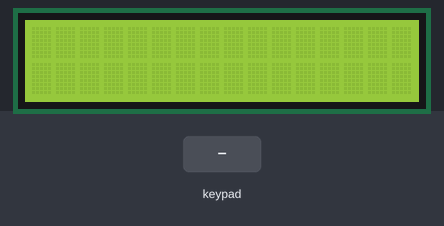
Simulated run of this sketch. Board: Arduino Mega 2560, built with avr-gcc and run on an emulated ATmega2560. Shown: 16×2 character LCD. Inputs (shaded band) come from the test bench. The audio player accepts every command and is not drawn; what the sketch prints to the serial monitor is not drawn.

Above: at 1.7 s.
1.8 s: key '1' pressed
At 2.7 s:
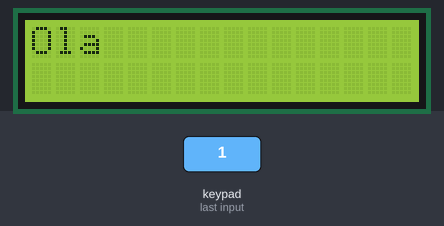
3.3 s: key '2' pressed
At 3.6 s:
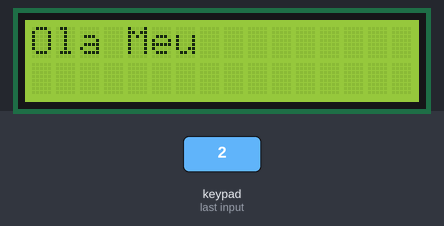
4.8 s: key '3' pressed
At 6.0 s:
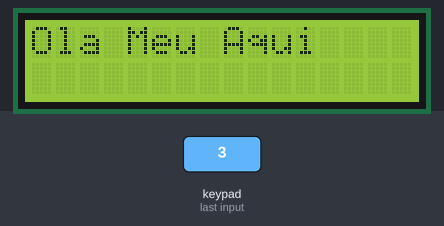
6.3 s: key 'A' pressed
At 7.5 s:
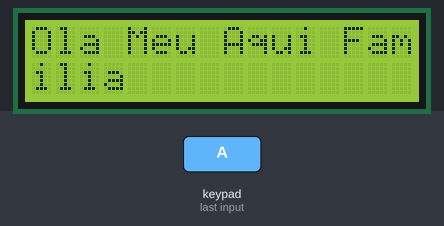
7.8 s: key 'q' pressed
At 8.5 s:
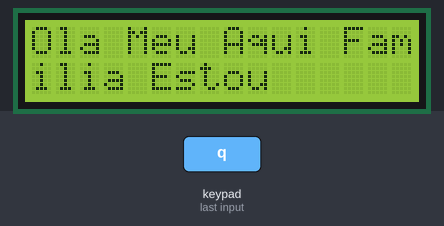
9.3 s: key 'w' pressed
At 9.6 s:
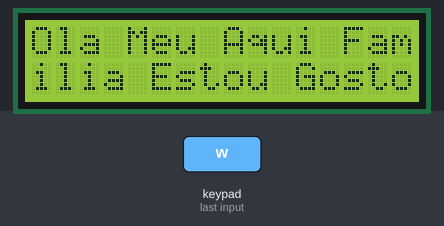
Timing chart, 0 to 11.8 s (numbered marks = the images above; inputs shaded):
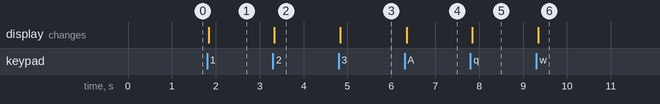

Measured:
- after the input at 1.8 s, the display: changes at once (image 1)
- after the input at 3.3 s, the display: changes at once (image 2)
- after the input at 4.8 s, the display: changes at once (image 3)
- after the input at 6.3 s, the display: changes after 0.05 s (image 4)
- after the input at 7.8 s, the display: changes at once (image 5)
- after the input at 9.3 s, the display: changes at once (image 6)

The sketch:

sketch_sep30a.ino
```cpp
#include <LiquidCrystal.h>
#include "Arduino.h"
#include "SoftwareSerial.h"
#include "DFRobotDFPlayerMini.h"
#include <Keypad.h>
LiquidCrystal lcd(13, 12, 5, 4, 3, 2);

const byte numRows= 4; //number of rows on the keypad
const byte numCols= 12; //number of columns on the keypad

//keymap defines the key pressed according to the row and columns just as appears on the keypad
char keymap[numRows][numCols]=
{
{'1', '2', '3', 'A', 'q', 'w', 'e', 'r', 'Q', 'W', 'E', 'R'},
{'4', '5', '6', 'B', 's', 'd', 'f', 'g', 'S', 'Y', 'F', 'G'},
{'7', '8', '9', 'C', 'z', 'x', 'c', 'v', 'Z', 'X', 'P', 'V'},
{'*', '0', '#', 'D', 'j', 'k', 'l', 'o', 'J', 'K', 'L', 'O'}
};

byte rowPins[numRows] = {52, 50, 48,46}; //Rows 0 to 3
byte colPins[numCols]= {44, 42, 40, 38, 36, 34, 32, 30, 28, 26, 24, 22}; //Columns 0 to 3
Keypad myKeypad= Keypad(makeKeymap(keymap), rowPins, colPins, numRows, numCols);

char ids[48]= {'1', '2', '3', 'A', 'q', 'w', 'e', 'r', 'Q', 'W', 'E', 'R', '4', '5', '6', 'B', 's', 'd', 'f', 'g', 'S', 'Y', 'F', 'G', '7', '8', '9', 'C', 'z', 'x', 'c', 'v', 'Z', 'X', 'P', 'V', '*', '0', '#', 'D', 'j', 'k', 'l', 'o', 'J', 'K', 'L', 'O'};
String words[48] = {"Ola", "Meu", "Aqui", "Familia", "Estou", "Gosto", "Ter", "Dormir", "Casa", "Difícil", "Banheiro", "Triste",
"Voce", "Com", "Feliz", "Obrigado", "Sentindo", "Comer", "Sou", "Tirar", "Escola", "Socorro", "Hospital", "Nivel de Intensidade",
"Eu", "De", "Bem", "Amigos", "Preciso", "Comida", "Quero", "Fala", "Nao", "Medo", "Policia", "Reproduzir",
"Me", "Isso", "Autista", "Identificar", "Onde", "Quem", "Quando", "Ir", "Fome", "Dor", "Mal", "Delete"};

int key = 0;
String fraseid = "";
int theLast = 0;
int intensidade = 1;

SoftwareSerial mySoftwareSerial(10, 11); // RX, TX
DFRobotDFPlayerMini myDFPlayer;

String strs[20];
int StringCount = 0;
int rd;

void song(){
  myDFPlayer.playFolder(1, 1);
  delay(1000);
  myDFPlayer.stop();
  myDFPlayer.playFolder(1,2);
}

void setup()
{
lcd.begin(16, 2);
mySoftwareSerial.begin(9600);
  Serial.begin(115200);

  Serial.println();
  Serial.println(F("DFRobot DFPlayer Mini Demo"));
  Serial.println(F("Initializing DFPlayer ... (May take 3~5 seconds)"));

  if (!myDFPlayer.begin(mySoftwareSerial)) {  //Use softwareSerial to communicate with mp3.
    Serial.println(F("Unable to begin:"));
    Serial.println(F("1.Please recheck the connection!"));
    Serial.println(F("2.Please insert the SD card!"));
    while(true);
  }
  Serial.println(F("DFPlayer Mini online."));

  myDFPlayer.volume(30);  //Set volume value. From 0 to 30
}

void loop()
{
char keypressed = myKeypad.getKey();
if (keypressed != NO_KEY)
{
  for(int id = 0; id < 48; id++ ){
        if (ids[id] == keypressed){
          key = id;};
  };


  switch (key) {
  case 23: //Nível de Intensidade
    if (intensidade == 10){
      intensidade = 0;
    };

    intensidade++;
    break;

  case 35: //Reproduzir
    Serial.println("Reproduzir...");
    break;


  case 47: //Delete
    theLast = fraseid.lastIndexOf('>');
    fraseid = fraseid.substring(0, theLast);
    fraseid = fraseid.substring(0, fraseid.lastIndexOf('>')+1);
    break;

  default:
      Serial.println("Key:" + String(key));
      myDFPlayer.playFolder(1, key + 1);
      fraseid +=String(key) + ">";
  }

  String fid = fraseid;

  String strs[20];
  int StringCount = 0;

  while (fid.length() > 0){
    int index = fid.indexOf('>');
    if (index == -1){
      strs[StringCount++] = fid;
      break;
    }else{
      strs[StringCount++] = fid.substring(0, index);
      fid = fid.substring(index+1);
    }
  }

  String frase = "";

  for (int o = 0; o < StringCount; o++){
    String idw = strs[o];
    String word = words[idw.toInt()];
    frase += word + " ";
  };

  Serial.println(intensidade);
  lcd.clear();
  lcd.setCursor(0, 0);
  lcd.print(frase.substring(0, 16));
  lcd.setCursor(0, 1);
  lcd.print(frase.substring(16));
}
}
```
